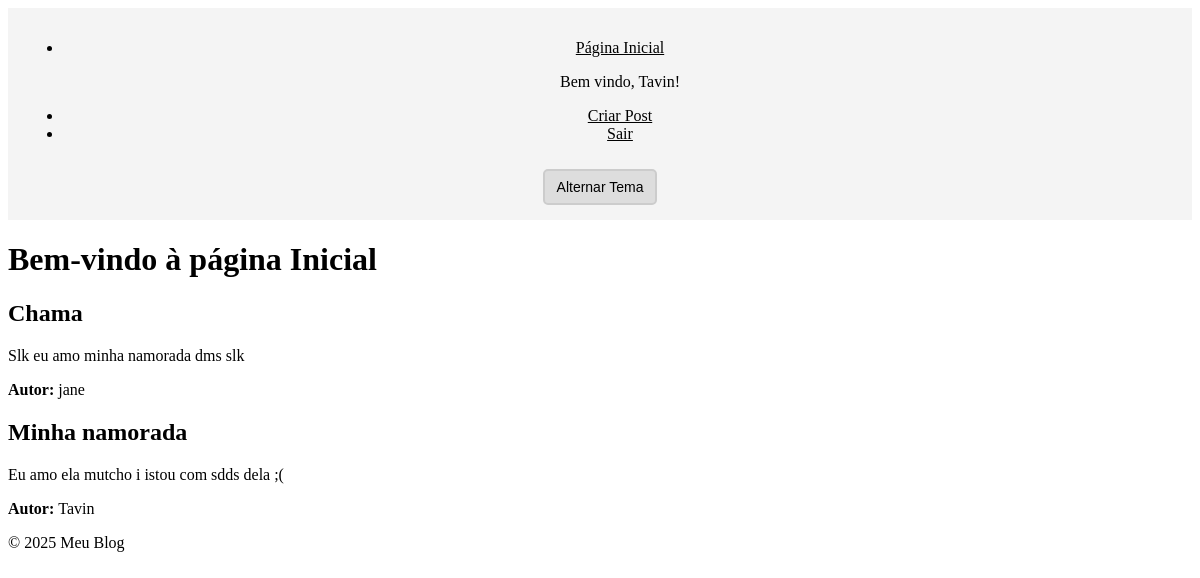
The page / (signed in) on the database its author committed.
### app.py (models this page shows, shortened)
class Base(DeclarativeBase):
    pass

class User(Base, UserMixin):
    __tablename__ = 'users'
    id: Mapped[int] = mapped_column(primary_key=True)
    nome: Mapped[str] = mapped_column(String(50), nullable=False)
    email: Mapped[str] = mapped_column(String(50), unique=True, nullable=False)
    senha: Mapped[str] = mapped_column(String(255), nullable=False)  # Senha deve ser String para armazenar hash
    posts: Mapped[list["Post"]] = relationship(back_populates="autor", cascade="all, delete-orphan")

class Post(Base):
    __tablename__ = 'post'
    id: Mapped[int] = mapped_column(primary_key=True)
    titulo: Mapped[str] = mapped_column(String(100), nullable=False)
    conteudo: Mapped[str] = mapped_column(String, nullable=False)
    autor_id: Mapped[int] = mapped_column(ForeignKey('users.id'), nullable=False)
    autor: Mapped["User"] = relationship(back_populates="posts")

### app.py (the view)
@app.route('/')
@login_required # Impede q o usuario acesse qqr página sem fazer login através do flask-login
def index():
    posts = session.query(Post).all() #Tirei o SessionLocal
    theme = request.cookies.get('theme', 'light')  # Obtém o tema do cookie
    return render_template('index.html', posts=posts, nome=current_user.nome if current_user.is_authenticated else None, theme=theme)

### app.py (called while the page is built)
@login_manager.user_loader
def load_user(user_id):
    return session.get(User, int(user_id)) #Tirei o SessionLocal

### templates/index.html (shortened to what this page needs)
{% extends 'base.html' %}
{% block content %}
    <h1>Bem-vindo à página Inicial </h1>
    {% for post in posts %}
        <div class="listar_post">
            <h2>{{ post.titulo }}</h2>
            <p>{{ post.conteudo }}</p>
            <p><strong>Autor: </strong>{{ post.autor.nome }}</p>
        </div>
    {% endfor %}
{% endblock %}

### templates/base.html (shortened to what this page needs)
<!DOCTYPE html>
<html lang="en">
<head>
    <link rel="stylesheet" href="{{ url_for('static', filename='style.css') }}">
</head>
<body data-theme="{{ theme }}">
    <header>
        <nav>
            <ul>
                <li><a href="{{ url_for('index') }}">Página Inicial</a></li>
                {% if current_user.is_authenticated %}
                    <p>Bem vindo, {{ current_user.nome }}!</p>
                    <li><a href="{{ url_for('criar_post') }}">Criar Post</a></li>
                    <li><a href="{{ url_for('logout') }}">Sair</a></li>
                {% else %}
                    <p>Faça login para criar os posts!</p>
                    <a href="{{ url_for('register') }}">Clique aqui para se registrar</a> <br>
                    <a href="{{ url_for('login') }}">Clique aqui para fazer Login</a>
                {% endif %}
            </ul>
        </nav>
        <button id="theme-toggle">Alternar Tema</button>
    </header>
    <main>
        {% block content %}{% endblock %}
    </main>
    <footer>
        <p>&copy; 2025 Meu Blog</p>
    </footer>
</body>
</html>

### static/style.css (style rules this page uses)
:root { --bg-color: white; --text-color: black; --nav-bg: #f4f4f4; --nav-text: black; --button-bg: #ddd; --button-text: black; --button-border: #ccc; }
body { background-color: var(--bg-color); color: var(--text-color); transition: background-color 0.3s, color 0.3s; }
header { background-color: var(--nav-bg); padding: 15px; text-align: center; }
nav a { color: var(--nav-text); }
#theme-toggle { background-color: var(--button-bg); color: var(--button-text); border: 2px solid var(--button-border); padding: 8px 12px; cursor: pointer; border-radius: 5px; font-size: 14px; margin-top: 10px; }

### rows shown on the page
User: nome "Tavin"
Post: titulo "Chama", conteudo "Slk eu amo minha namorada dms slk", autor.nome "jane"
Post: titulo "Minha namorada", conteudo "Eu amo ela mutcho i istou com sdds dela ;(", autor.nome "Tavin"
